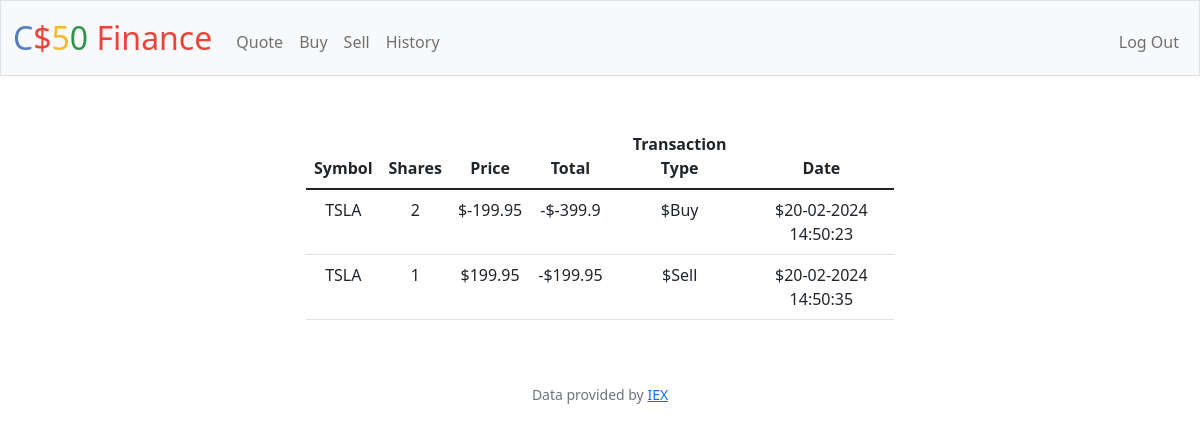
Page /history (signed in) on the earlier database version.
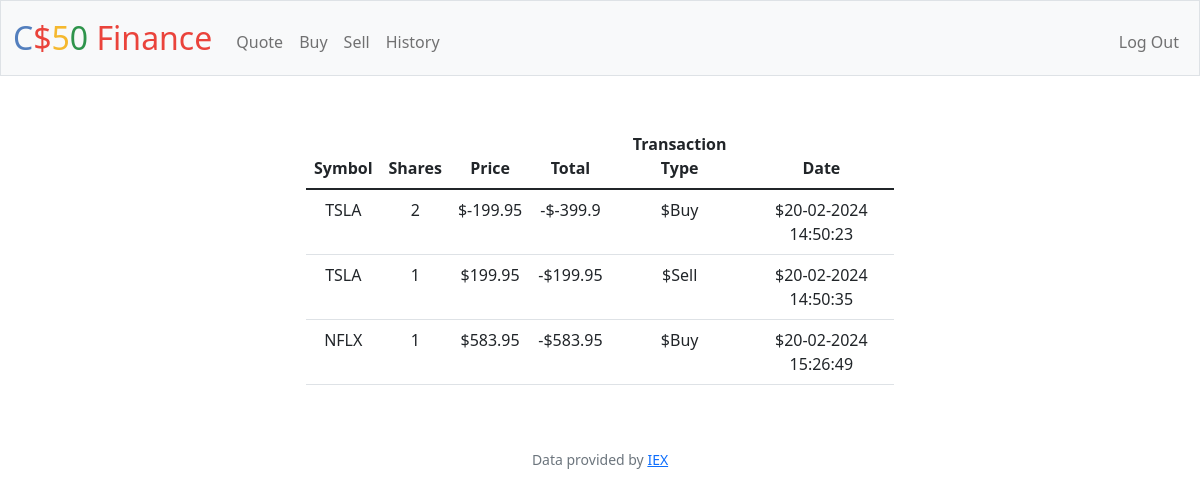
Same page on the later database version.
### tables this page shows
CREATE TABLE history (
                                   user_id INTEGER,
                                   symbol TEXT,
                                   price FLOAT,
                                   share INTEGER,
                                   date DATETIME,
                                   transaction_type TEXT
                               );

### app.py (the view)
@app.route("/history")
@login_required
def history():
    stocks = db.execute("SELECT * FROM history WHERE user_id = ?", session.get("user_id"))
    return render_template("history.html", stocks=stocks)

### app.py (called while the page is built)
@app.after_request
def after_request(response):
    response.headers["Cache-Control"] = "no-cache, no-store, must-revalidate"
    response.headers["Expires"] = 0
    response.headers["Pragma"] = "no-cache"
    return response

### helpers.py (called while the page is built)
def login_required(f):
    @wraps(f)
    def decorated_function(*args, **kwargs):
        if session.get("user_id") is None:
            return redirect("/login")
        return f(*args, **kwargs)
    return decorated_function

### templates/history.html (shortened to what this page needs)
{% extends "layout.html" %}
{% block main %}
<div class="table-responsive-md">
    <table class="table mx-auto w-50">
        <thead>
            <tr>
                <th>Symbol</th>
                <th>Shares</th>
                <th>Price</th>
                <th>Total</th>
                <th>Transaction Type</th>
                <th>Date</th>
            </tr>
        </thead>
        <tbody>
            {% for stock in stocks %}
            <tr>
                <td>{{stock["symbol"]}}</td>
                <td>{{stock["share"]}}</td>
                <td>${{stock["price"]}}</td>
                <td>-${{stock["share"] * stock["price"]}}</td>
                <td>${{stock["transaction_type"]}}</td>
                <td>${{stock["date"]}}</td>
            </tr>
            {% endfor %}
        </tbody>
    </table>
</div>
{% endblock %}

### templates/layout.html (shortened to what this page needs)
<!DOCTYPE html>
<html lang="en">
    <head>
        <link href="https://cdn.jsdelivr.net/npm/bootstrap@5.1.3/dist/css/bootstrap.min.css" rel="stylesheet">
        <link href="/static/styles.css" rel="stylesheet">
    </head>
    <body>
        <nav class="bg-light border navbar navbar-expand-md navbar-light">
            <div class="container-fluid">
                <a class="navbar-brand" href="/"><span class="blue">C</span><span class="red">$</span><span class="yellow">5</span><span class="green">0</span> <span class="red">Finance</span></a>
                <div class="collapse navbar-collapse" id="navbar">
                    {% if session["user_id"] %}
                        <ul class="navbar-nav me-auto mt-2">
                            <li class="nav-item"><a class="nav-link" href="/quote">Quote</a></li>
                            <li class="nav-item"><a class="nav-link" href="/buy">Buy</a></li>
                            <li class="nav-item"><a class="nav-link" href="/sell">Sell</a></li>
                            <li class="nav-item"><a class="nav-link" href="/history">History</a></li>
                        </ul>
                        <ul class="navbar-nav ms-auto mt-2">
                            <li class="nav-item"><a class="nav-link" href="/logout">Log Out</a></li>
                        </ul>
                    {% else %}
                        <ul class="navbar-nav ms-auto mt-2">
                            <li class="nav-item"><a class="nav-link" href="/register">Register</a></li>
                            <li class="nav-item"><a class="nav-link" href="/login">Log In</a></li>
                        </ul>
                    {% endif %}
                </div>
            </div>
        </nav>
        <main class="container-fluid py-5 text-center">
            {% block main %}{% endblock %}
        </main>
        <footer class="mb-5 small text-center text-muted">
            Data provided by <a href="https://iexcloud.io/">IEX</a>
        </footer>
    </body>
</html>

### static/styles.css (style rules this page uses)
nav .navbar-brand { font-size: xx-large; }
nav .navbar-brand .blue { color: #537fbe; }
nav .navbar-brand .red { color: #ea433b; }
nav .navbar-brand .yellow { color: #f5b82e; }
nav .navbar-brand .green { color: #2e944b; }

Differences in the rows shown:
added history: symbol "NFLX", share "1", price "583.95", stock['share']*stock['price'] "583.95", transaction_type "Buy", date "20-02-2024 15:26:49"
